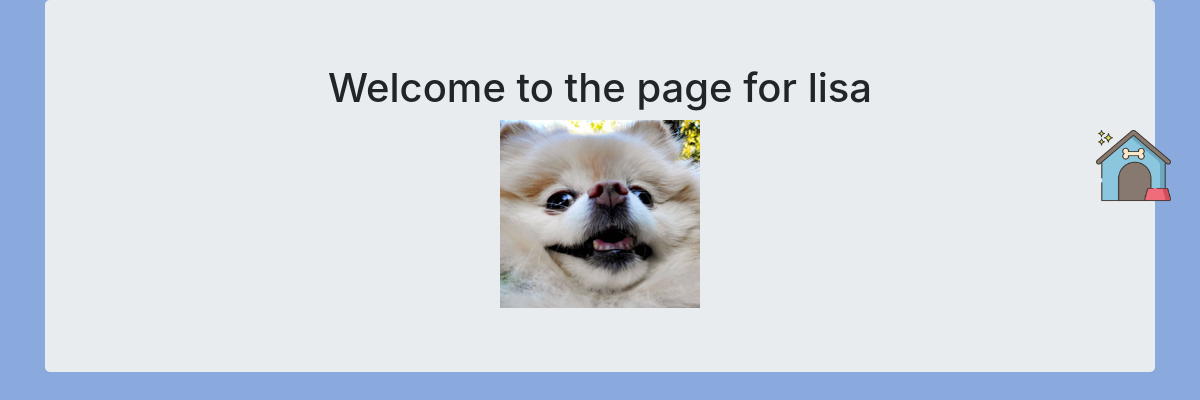
The page /lisa on the database its author committed.
### dawgblawg/models.py (models this page shows, shortened)
class User(db.Model,UserMixin):
    __tablename__= 'users'
    id = db.Column(db.Integer,primary_key=True)
    profile_image = db.Column(db.String(64),default='default_profile.png')
    email = db.Column(db.String(64),unique=True,index=True)
    username = db.Column(db.String(64),unique=True,index=True)
    password_hash = db.Column(db.String(128))
    posts = db.relationship('BlogPost',backref='author',lazy=True)

### dawgblawg/users/views.py (the view)
@users.route("/<username>")
def user_posts(username):
    page = request.args.get('page',1,type=int) #cycle through user posts using pages
    user = User.query.filter_by(username=username).first_or_404() #returns 404 page if user doesnt exist
    blog_posts = BlogPost.query.filter_by(author=user).order_by(BlogPost.date.desc()).paginate(page=page,per_page=5)
    return render_template('user_blog_posts.html',blog_posts=blog_posts,user=user)

### dawgblawg/templates/user_blog_posts.html (shortened to what this page needs)
{% extends "base.html" %}
{% block content %}
  <div class="container">
    <div class="jumbotron">
      <div align='center'>
        <h1>Welcome to the page for {{user.username}}</h1>
        <img src="{{url_for('static',filename='profile_pics/'+user.profile_image)}}"
      </div>
    </div>
  </div>
{% endblock %}

### dawgblawg/static/style.css (style rules this page uses)
html,body { background-color: #8aaade; }

### rows shown on the page
User: username "lisa", profile_image (picture)
